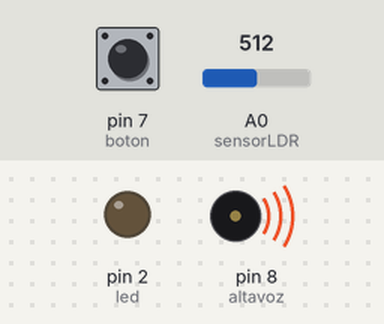
The sketch below on a simulated Arduino Uno, built with avr-gcc and run on an emulated ATmega328P. On the bench: output pins drawn as LEDs (lit = HIGH), buzzer (waves = sounding). Inputs (shaded band) come from the test bench; at power-on: pin 7 (boton) HIGH, A0 (sensorLDR) = 512. What the sketch prints to the serial monitor is not drawn.

Above: at 1.0 s.
At 3.5 s:
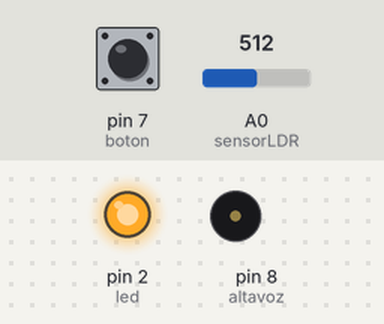
At 4.5 s:
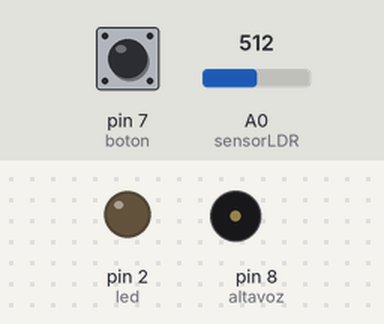
Timing chart, 0 to 6.5 s (numbered marks = the images above):
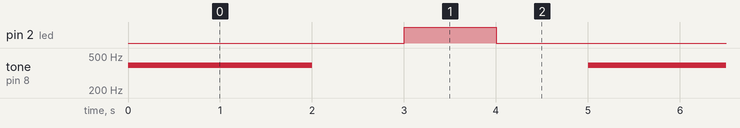

The sketch:

alarma_de_luz_con_ldr_pulador.ino
```cpp
const int sensorLDR = 0; //pin analógico
const int led = 2; //asigno pines digitales de led, altavoz y boton
const int altavoz = 8;
const int boton = 7;

int nivelalarma = 650; //Ajusta este valor en función de tu LDR y la luminosidad, habilita el monitor serie para ver el valor de la lectura
int nivelLuz; //Definimos una variable para almacenar el valor de la LDR
int estadoboton; //Variable para almacenar el estado del botón
int disparoalarma = 0;

void parpadeoled(int dur) //defino una subrutina de parpadeo del LED con una duración dur
{
  digitalWrite(led, HIGH); //encendemos el LED
  delay(dur);
  digitalWrite(led, LOW);
  delay(dur);
}

void setup()
{
  pinMode(led, OUTPUT); //declaro pines led y altavoz de salida, y boton de entrada
  pinMode(altavoz, OUTPUT);
  digitalWrite(altavoz, 0);
  pinMode(boton, INPUT);
  //configuramos el puerto serie para poder comunicarnos con Arduino mediante el cable USB para ver el valor de la LDR, después se puede quitar
  Serial.begin (9600);
}

void loop()
{
  if (disparoalarma == 1) //si la alarma se ha disparado con anterioridad
  {
    parpadeoled(1000);
  }
  estadoboton = digitalRead(boton);
  if (estadoboton == LOW) // Si el botón 1 está BAJO (0V), es decir, pulsado, el sistema resetea la memoria del disparo de la alarma anterior, parpadea 3 veces, y vuelve a comprobar el botón
  {
    disparoalarma = 0;
    parpadeoled(300);
    parpadeoled(300);
    parpadeoled(300);
    estadoboton = digitalRead(boton);
    if (estadoboton == LOW) // Si el botón 1 sigue estando BAJO, es decir, pulsado, el sistema deshabilita la alarma durante 60 segundos y avisa del principio y final con un parpadeo corto
    { parpadeoled(5000);
      delay(50000);
      parpadeoled(5000);
    }
  } else {
    nivelLuz = analogRead(sensorLDR);  //leemos el valor en la LDR
    Serial.println(nivelLuz); //enviamos el valor al puerto serial, este comando se puede eliminar una vez probado el montaje
    if (nivelLuz < nivelalarma) //si el nivel de luz recibido es menor del nivel establecido
    {
      tone(altavoz, 392, 2000); //hacemos sonar el altavoz
      delay(3000);
      disparoalarma = 1;
    }
  }
}
```

Measured:
- by itself, pin 2 (led): alternates HIGH for 1.0 s and LOW for 4.0 s
- by itself, tone on pin 8 (altavoz): alternates 392 Hz for 2.0 s and silent for 3.0 s
